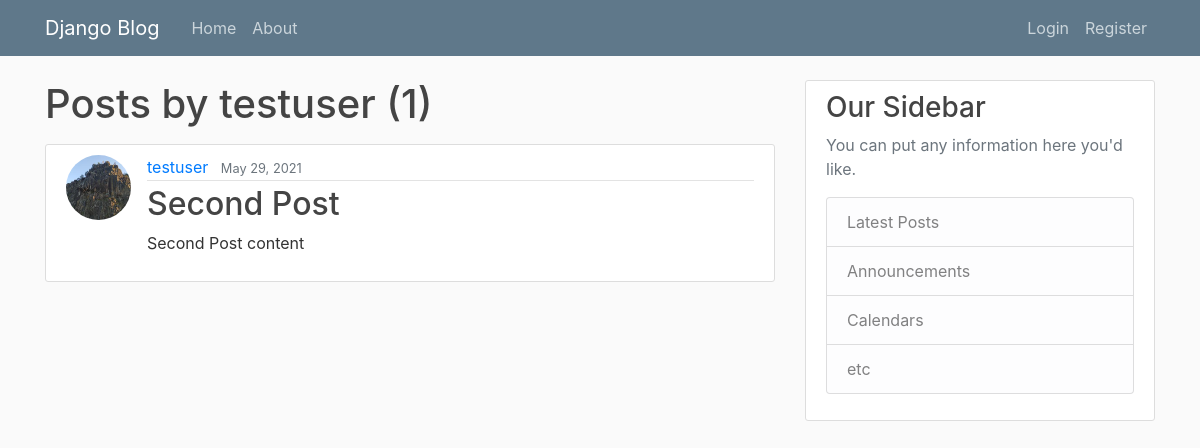
//user/testuser, run on an earlier commit of the app's database.
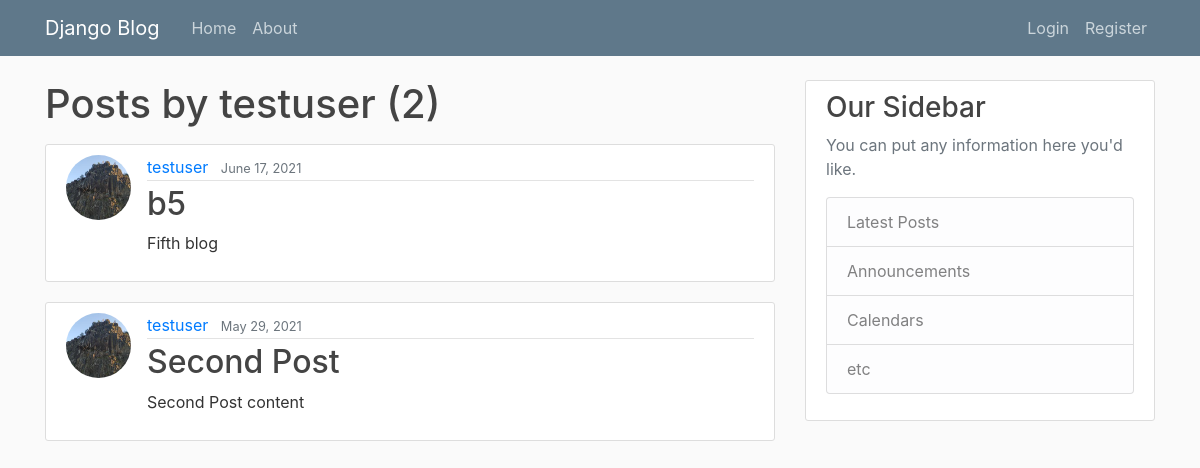
And on a later commit of the database.
### blog/models.py (models this page shows, shortened)
class Post(models.Model):
    title = models.CharField(max_length=200)
    content = models.TextField()
    date_posted = models.DateTimeField(default=timezone.now)
    author = models.ForeignKey(User, on_delete=models.CASCADE)

### users/models.py (models this page shows, shortened)
class Profile(models.Model):
    user = models.OneToOneField(User, on_delete=models.CASCADE)
    image = models.ImageField(default='default.jpg', upload_to='profile_pics')

### blog/views.py (the view)
# urls.py: path('/user/<str:username>', UserPostListView.as_view(), name='user-posts'),
class UserPostListView(ListView):
    model = Post
    template_name = 'blog/user_posts.html'  # app/model_viewtype
    context_object_name = 'posts'
    ordering = ['-date_posted']
    paginate_by = 5
    def get_queryset(self):
        user = get_object_or_404(User, username=self.kwargs.get('username'))
        return Post.objects.filter(author=user).order_by('-date_posted')

### blog/templates/blog/user_posts.html (shortened to what this page needs)
{% extends 'blog/base.html' %}
{% block content %}
    <h1 class='mb-3'>Posts by {{ view.kwargs.username }} ({{page_obj.paginator.count}})</h1>
    {% for post in posts %}
    <article class="media content-section">
        <img class='rounded-circle article-img' src="{{ post.author.profile.image.url }}">
        <div class="media-body">
            <div class="article-metadata">
            <a class="mr-2" href="{% url 'user-posts' post.author.username %}">{{ post.author }}</a>
            <small class="text-muted">{{ post.date_posted|date:"F d, Y" }}</small>
            </div>
            <h2><a class="article-title" href="{% url 'post-detail' post.id %}">{{ post.title }}</a></h2>
            <p class="article-content">{{ post.content }}</p>
        </div>
    </article>
    {% endfor %}
{% endblock content %}

What changed in the data, as far as the page shows it:
added Post: author.profile.image (placeholder picture), author "testuser", date_posted "June 17, 2021", title "b5", content "Fifth blog"
Also different on the page:
{{ page_obj.paginator.count }}: "1" → "2"
